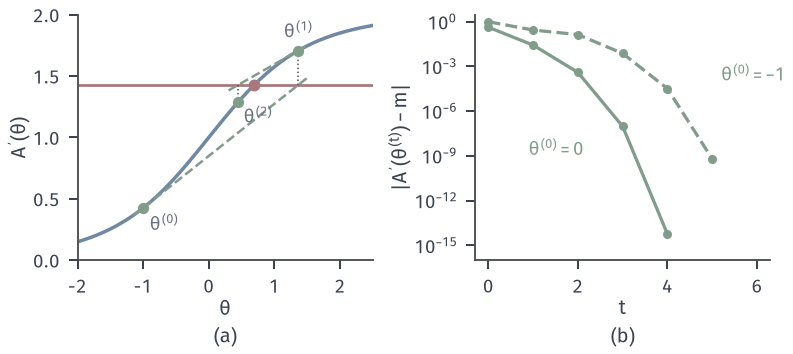

The Python source for this figure:
"""Newton's method for the moment equation A'(theta)=m, P uniform on {0,1,2}, T(x)=x, m=10/7, solution ln 2.
Update theta <- theta - (A'(theta)-m)/A''(theta).
(a) Mean map A'(theta) (blue), level m (red), tangent lines (green dashed) from theta^(0)=-1:
    iterates -1 -> 1.365 -> 0.446 -> ... (overshoot, then convergence).
(b) |A'(theta^(t)) - m| on log scale for the starts theta^(0)=0 (green solid) and theta^(0)=-1 (green dashed)."""
from pathlib import Path
import sys
HERE = Path(__file__).resolve().parent
sys.path.insert(0, str(HERE.parent/"dsel-common"))
from common import *

def mv(t):
    q = tilt(U3, X3, t); mu = q@X3; return mu, q@(X3**2)-mu**2
m = 10/7
def newton(t0, n):
    its = [t0]
    for _ in range(n):
        mu, v = mv(its[-1]); its.append(its[-1]-(mu-m)/v)
    return its
fig, (a, b) = figure(width_mm=112, height_mm=50, ncols=2)
th = np.linspace(-2, 2.5, 400)
a.plot(th, [mv(t)[0] for t in th], color=BLUE, lw=1.4)
a.axhline(m, color=RED, lw=1.1)
its = newton(-1.0, 6)
for k in range(2):
    t = its[k]; mu, v = mv(t); t1 = its[k+1]
    lo, hi = min(t, t1)-0.15, max(t, t1)+0.15
    tt = np.linspace(lo, hi, 20)
    a.plot(tt, mu+v*(tt-t), color=GREEN, lw=1.0, ls='--')
    a.plot([t1, t1], [m, mv(t1)[0]], color=STROKE, lw=0.6, ls=':')
for k in range(3):
    a.scatter([its[k]], [mv(its[k])[0]], s=14, color=GREEN, zorder=5)
    dx, dy, ha, va = [(0.1, -0.04, 'left', 'top'), (0.0, 0.07, 'center', 'bottom'), (0.08, -0.03, 'left', 'top')][k]
    a.text(its[k]+dx, mv(its[k])[0]+dy, rf'$\theta^{{({k})}}$', fontsize=7.5, color=MUTED, ha=ha, va=va)
a.scatter([math.log(2)], [m], s=16, color=RED, zorder=6)
a.set_xlim(-2, 2.5); a.set_ylim(0, 2)
a.set_xlabel(r'$\theta$', labelpad=1); a.set_ylabel(r"$A'(\theta)$", labelpad=1)
for t0, ls in ((0.0, '-'), (-1.0, '--')):
    it = newton(t0, 7)
    r = np.array([abs(mv(t)[0]-m) for t in it])
    k = np.arange(len(it)); keep = r > 1e-15
    b.semilogy(k[keep], r[keep], color=GREEN, lw=1.3, ls=ls, marker='o', ms=2.6)
b.set_xlabel(r'$t$', labelpad=1); b.set_ylabel(r'$|A^{\prime}(\theta^{(t)})-m|$', labelpad=1)
b.set_xlim(-0.3, 6.3); b.set_ylim(1e-16, 3)
b.text(0.9, 1e-9, r'$\theta^{(0)}=0$', color=GREEN, fontsize=7.5, ha='left')
b.text(5.2, 1e-4, r'$\theta^{(0)}=-1$', color=GREEN, fontsize=7.5, ha='left')
tag(a, '(a)', y=-0.27); tag(b, '(b)', y=-0.27)
save(fig, HERE, 'figure', {'iterates_from_0': newton(0.0, 5), 'iterates_from_-1': newton(-1.0, 7),
     'residuals_from_0': [abs(mv(t)[0]-m) for t in newton(0.0, 5)],
     'residuals_from_-1': [abs(mv(t)[0]-m) for t in newton(-1.0, 7)]})
